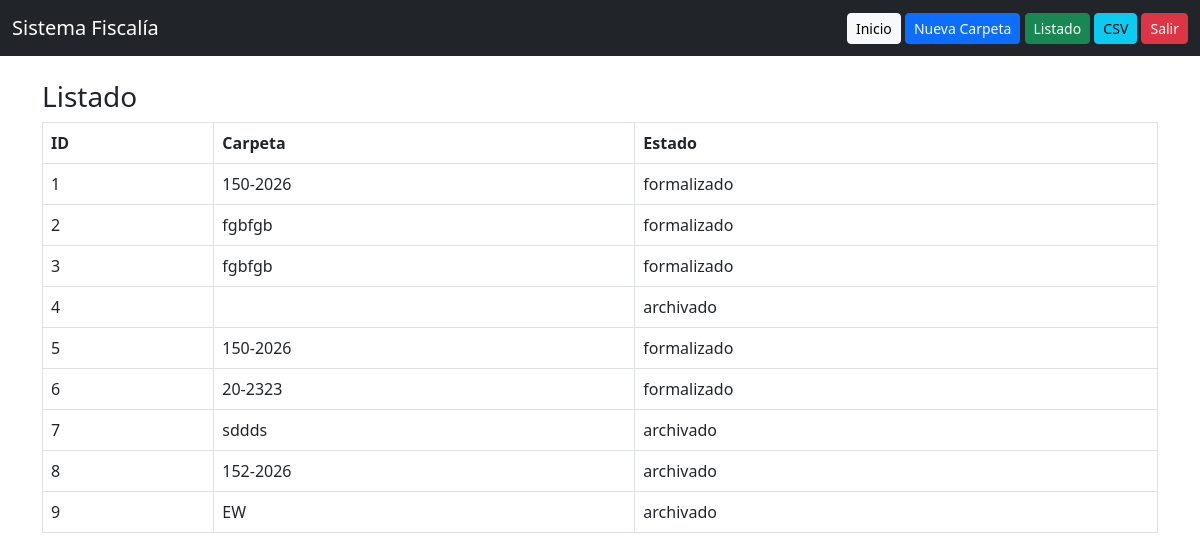
/index.php?view=listar (signed in), run on an earlier commit of the app's database.
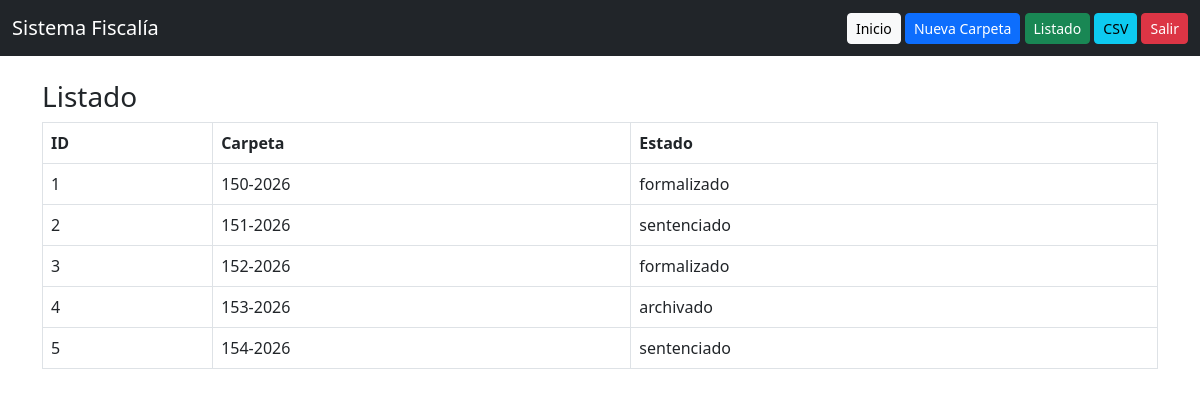
And on a later commit of the database.
### tables this page shows
CREATE TABLE carpetas (
  id INT(11) NOT NULL AUTO_INCREMENT,
  fiscal_responsable VARCHAR(150) DEFAULT NULL,
  fiscalia VARCHAR(100) DEFAULT NULL,
  despacho VARCHAR(50) DEFAULT NULL,
  nro_carpeta VARCHAR(50) DEFAULT NULL,
  fecha DATE DEFAULT NULL,
  delito VARCHAR(150) DEFAULT NULL,
  proceso_inmediato VARCHAR(100) DEFAULT NULL,
  formalizacion VARCHAR(100) DEFAULT NULL,
  prision_preventiva_fundado_plazo VARCHAR(100) DEFAULT NULL,
  prision_preventiva_infundado VARCHAR(100) DEFAULT NULL,
  comparecencia_fundado_plazo VARCHAR(100) DEFAULT NULL,
  comparecencia_infundado VARCHAR(100) DEFAULT NULL,
  sentencia_efectiva VARCHAR(100) DEFAULT NULL,
  sentencia_suspendida VARCHAR(100) DEFAULT NULL,
  estado VARCHAR(30) DEFAULT NULL,
  PRIMARY KEY (id)
);

### models/Carpeta.php (called while the page is built, shortened)
<?php
class Carpeta {
    private $db;
    public function __construct($db){
        $this->db = $db;
    }
    public function listar(){
        return $this->db->query("SELECT * FROM carpetas")->fetchAll();
    }
}

### controllers/CarpetaController.php (called while the page is built, shortened)
<?php
require_once "../models/Carpeta.php";
class CarpetaController {
    public function listar($conexion){
        return (new Carpeta($conexion))->listar();
    }
}

### views/carpeta_list.php (the view)
<h3>Listado</h3>
<table class="table table-bordered">
<tr><th>ID</th><th>Carpeta</th><th>Estado</th></tr>
<?php foreach($data as $d){ ?>
<tr>
<td><?= $d['id'] ?></td>
<td><?= $d['nro_carpeta'] ?></td>
<td><?= $d['estado'] ?></td>
</tr>
<?php } ?>
</table>

### public/index.php (shortened to what this page needs)
<?php
require_once "../config/database.php";
require_once "../controllers/CarpetaController.php";
$action = $_GET['action'] ?? null;
$view = $_GET['view'] ?? null;
if($action=="login"){
    (new AuthController())->login($conexion);
}
elseif($action=="logout"){
    (new AuthController())->logout();
}
elseif($action=="guardar"){
    (new CarpetaController())->guardar($conexion);
}
else{
    if($view=="form"){
        $contenido = "../views/carpeta_form.php";
    }
    elseif($view=="listar"){
        $data = (new CarpetaController())->listar($conexion);
    }
    include "../views/layout/main.php";
}

### views/layout/main.php (shortened to what this page needs)
<!DOCTYPE html>
<html>
<head>
    <link href="https://cdn.jsdelivr.net/npm/bootstrap@5.3.0/dist/css/bootstrap.min.css" rel="stylesheet">
</head>
<body>
<nav class="navbar navbar-dark bg-dark">
    <div class="container-fluid">
        <span class="navbar-brand">Sistema Fiscalía</span>
        <div>
            <a href="index.php" class="btn btn-light btn-sm">Inicio</a>
            <a href="index.php?view=form" class="btn btn-primary btn-sm">Nueva Carpeta</a>
            <a href="index.php?view=listar" class="btn btn-success btn-sm">Listado</a>
            <a href="index.php?action=csv" class="btn btn-info btn-sm">CSV</a>
            <a href="index.php?action=logout" class="btn btn-danger btn-sm">Salir</a>
        </div>
    </div>
</nav>
<div class="container mt-4">
    <?php include $contenido; ?>
</div>
</body>
</html>

What changed in the data, as far as the page shows it:
removed carpetas: id "6", nro_carpeta "20-2323", estado "formalizado"
removed carpetas: id "7", nro_carpeta "sddds", estado "archivado"
removed carpetas: id "8", nro_carpeta "152-2026", estado "archivado"
removed carpetas: id "9", nro_carpeta "EW", estado "archivado"
changed carpetas id 2: nro_carpeta "fgbfgb" → "151-2026"; estado "formalizado" → "sentenciado"
changed carpetas id 3: nro_carpeta "fgbfgb" → "152-2026"
changed carpetas "archivado": nro_carpeta (not shown) → "153-2026"
changed carpetas id 5: nro_carpeta "150-2026" → "154-2026"; estado "formalizado" → "sentenciado"
